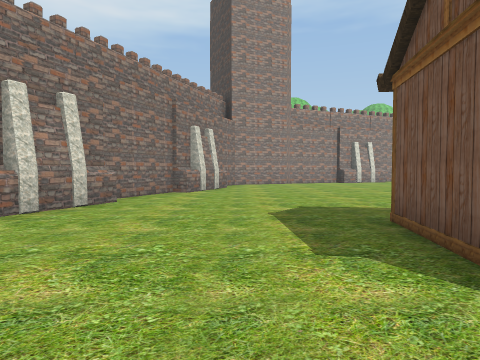
[1] (above)

24 first-person views from a walk through a 3-D level made in the Unity game engine. The camera is 1.5 m above the floor, tilts 2° down and sees 75° across. The floor is counted in squares, 2 m on a side. Each view is taken from the middle of a square. On the plan, view 1 faces up. The plan holds only what a view shows up to about 10 squares ahead; the rest is blank. The place goes on beyond the plan. Some trees and plants on the terrain are drawn as simple stand-ins. The player is left out. Some animated figures are not drawn.

[2]
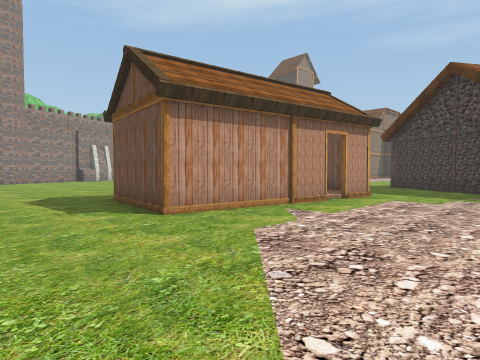

[3]
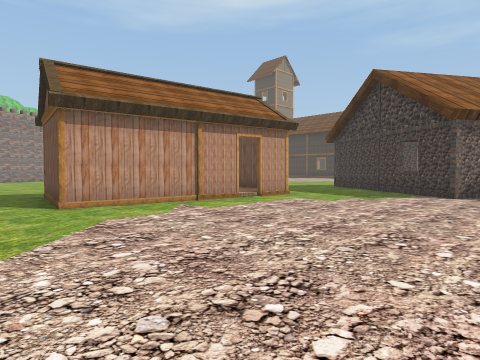

[4]
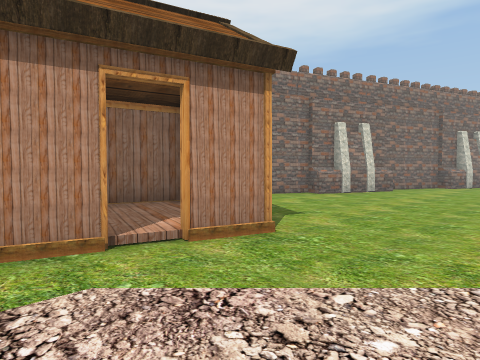

[5]
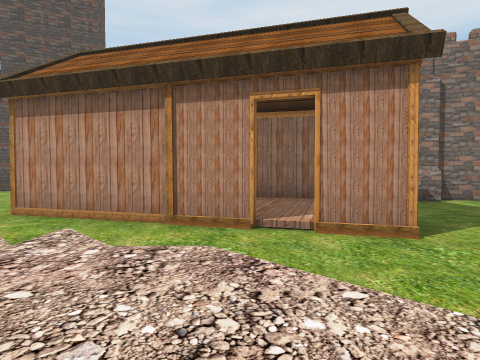

[6]
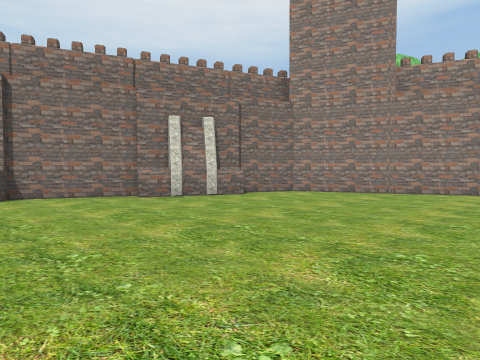

[7]
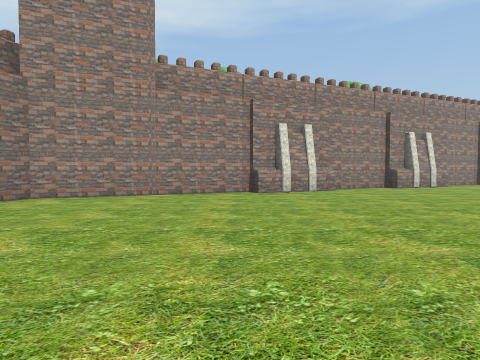

[8]
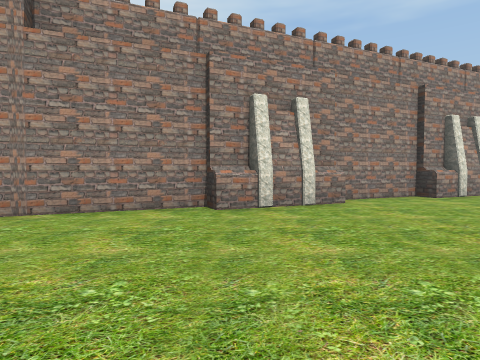

[9]
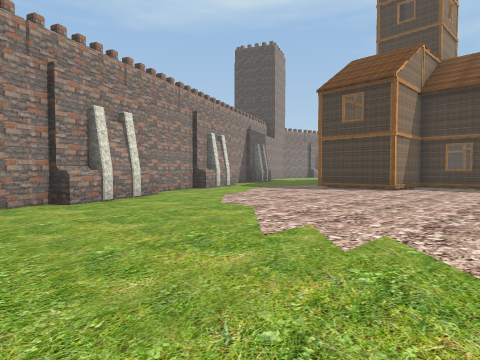

[10]
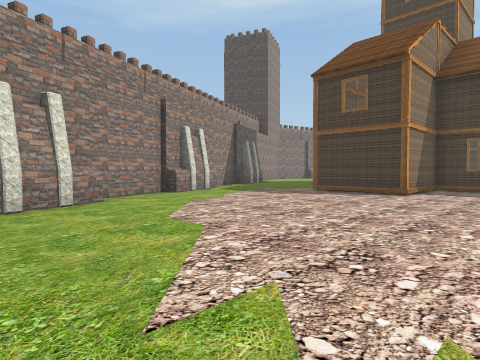

[11]
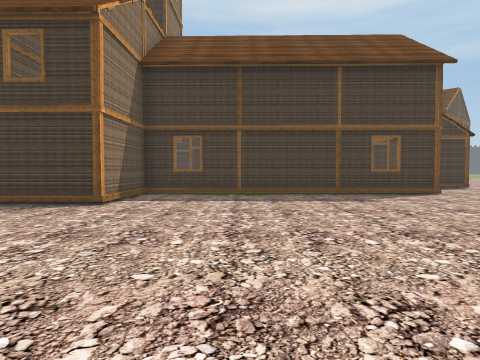

[12]
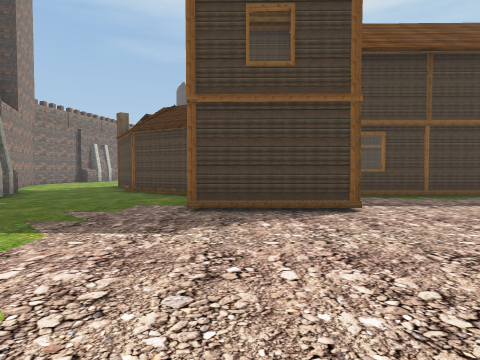

[13]
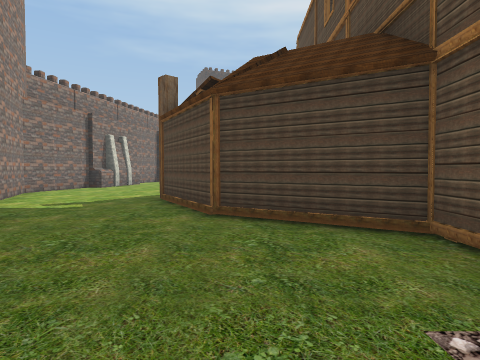

[14]
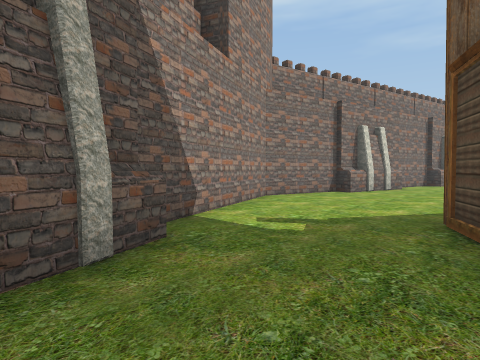

[15]
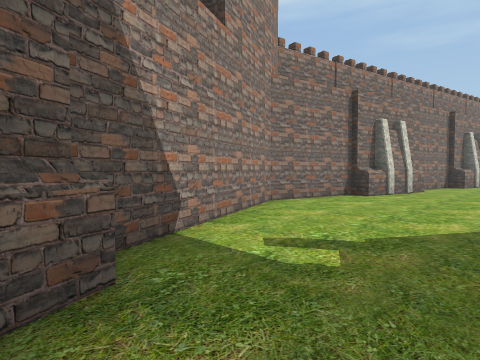

[16]
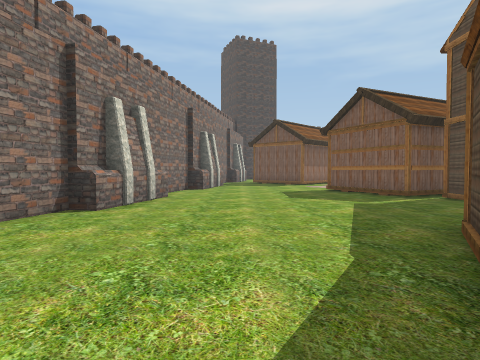

[17]
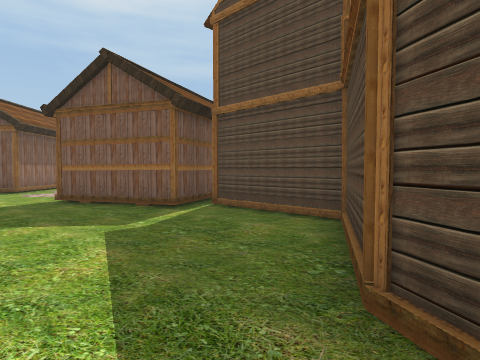

[18]
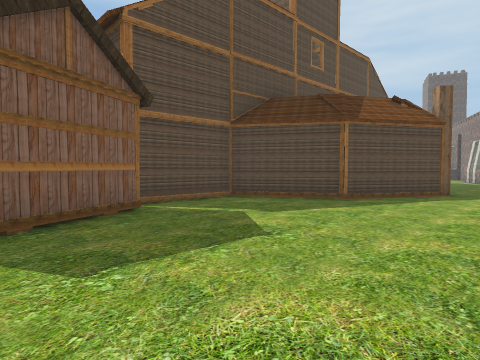

[19]
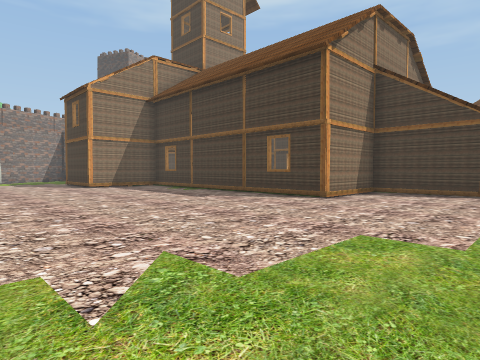

[20]
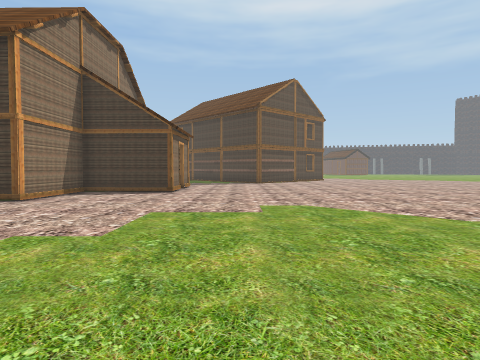

[21]
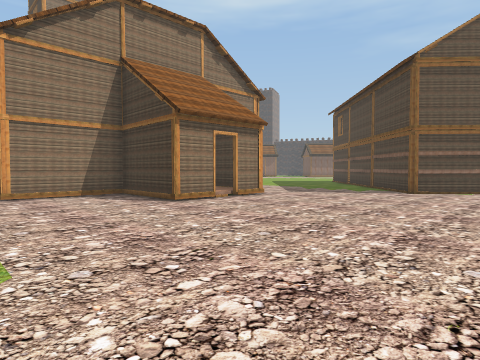

[22]
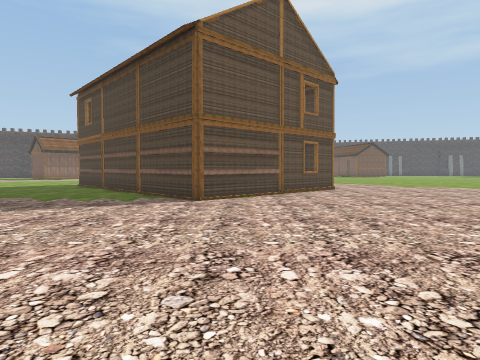

[23]
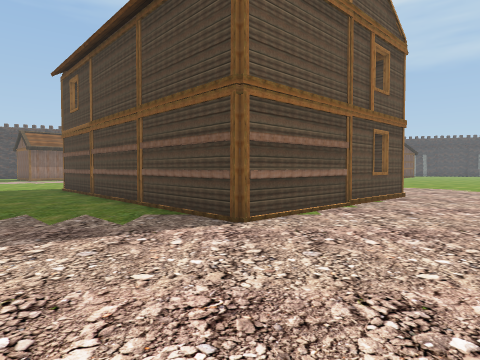

[24]
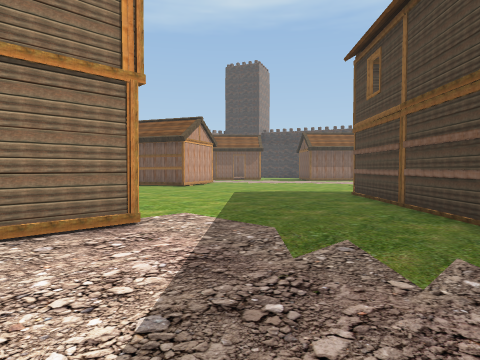

### Floor plan
Key: @ floor where view 1 was taken; # wall or solid block; . floor; ^ raised ledge; H house; T tower; C column.
Columns run from 6 left of view 1 to 38 right of it. Each row starts with its distance up from view 1.
 28                                  T #####
 27                                 ##T....##
 26                                ##........^.#
 25                              ###.............
 24                              #...............
 23                            ......#C#.........
 22                     ####  .....######........
 21                    ##......... #    ##......H
 20                 #####.........##     ##...HH
 19               ####.........####       ####H
 18             ###............#              H
 17          ####..............#
 16       ##T#.................###
 15      ##......................#
 14      #.......................#
 13      #.......................#
 12      #.............. ........#
 11     ##.........       .......#          ...
 10    ##..........        ......#          ....
  9    #..........         ......#         ......
  8    #.........          ......#         ......
  7    #.........         .......####    ##......
  6   ##.........         ..........#   ........#
  5  ##......             ..........#   .......##
  4  ##.....H             ..........####.....###
  3 ##......H             ..................##
  2 #.......H     H       .................##
  1 ##......HHHHHHH.       ................#
  0   H...@..........       ...............##
 -1  HHHH............#       ...............##
 -2  H  H...........##         ..............##
 -3  H  H...........#           ..... ........##
 -4  H  H...........#            ....   .........
 -5    H.......                    ..    ........

Positions as (right, up) in squares from view 1, and headings:
1: (0, 0), facing up
2: (-1, -3), facing up-right
3: (0, -5), facing up-right
4: (1, -4), facing up-left
5: (2, -3), facing left
6: (6, 6), facing up-left
7: (5, 7), facing up
8: (6, 11), facing up
9: (9, 12), facing up-right
10: (11, 13), facing up-right
11: (14, 13), facing right
12: (15, 18), facing right
13: (20, 21), facing right
14: (23, 22), facing up-right
15: (24, 23), facing up-right
16: (27, 24), facing right
17: (30, 23), facing down-right
18: (38, 25), facing down-left
19: (16, 3), facing up-right
20: (16, 2), facing right
21: (22, -2), facing up-right
22: (25, 0), facing right
23: (28, 1), facing right
24: (30, 3), facing up-right
